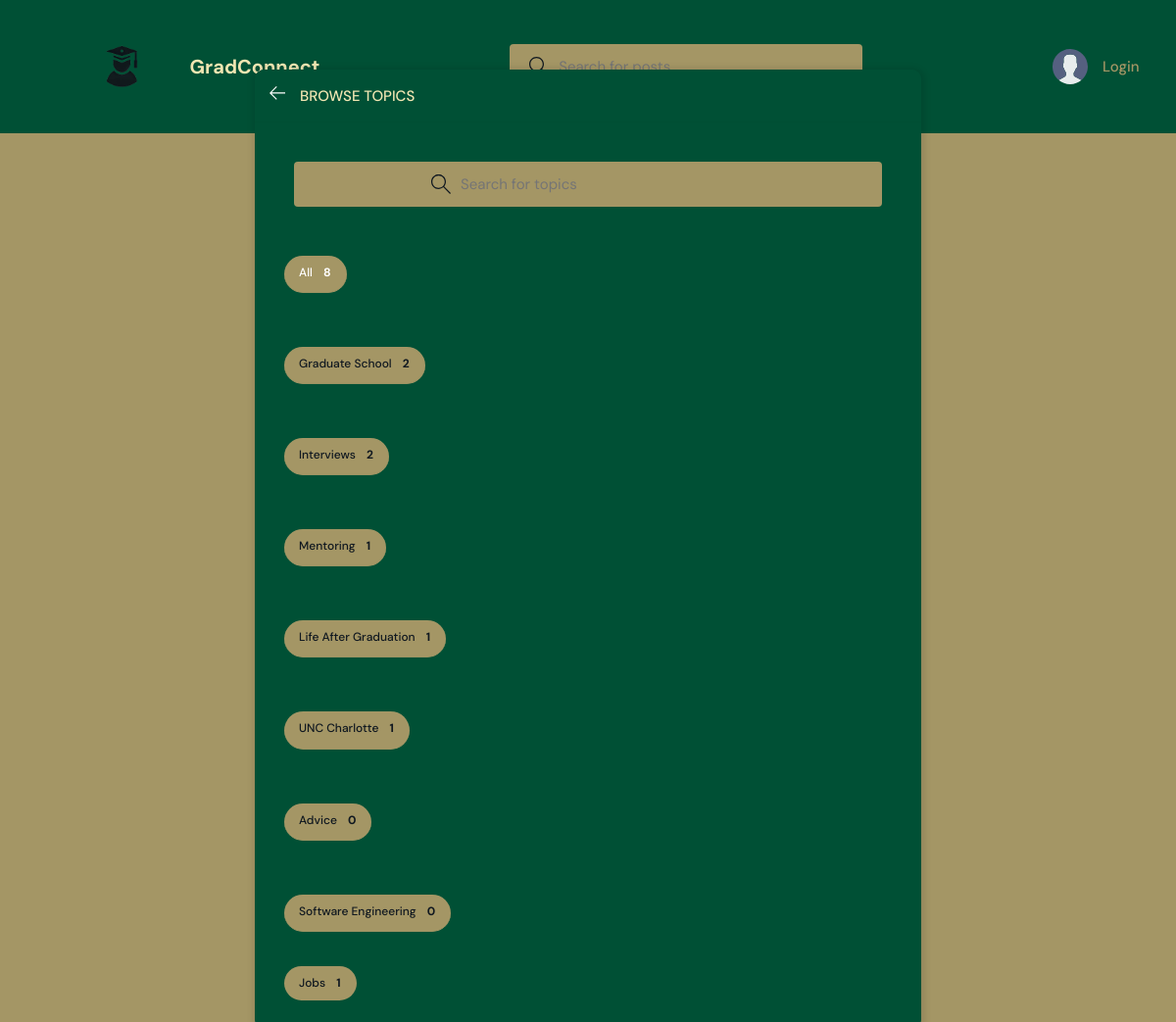
Page /topics/ on the committed database.
### base/models.py (models this page shows, shortened)
class Topic(models.Model):
    name = models.CharField(max_length=200)

### base/views.py (the view)
# urls.py: path('topics/', views.topicsPage, name="topics"),
def topicsPage(request):
    q = request.GET.get('q') if request.GET.get('q') != None else ''
    topics = Topic.objects.filter(name__icontains=q)
    return render(request, 'base/topics.html', {'topics': topics})

### base/templates/base/topics.html (shortened to what this page needs)
{% extends 'main.html' %}
{% block content %}
<main class="create-room layout">
  <div class="container">
    <div class="layout__box">
      <div class="layout__boxHeader">
        <div class="layout__boxTitle">
          <a href="{% url 'home' %}">
            <svg version="1.1" xmlns="http://www.w3.org/2000/svg" width="32" height="32" viewBox="0 0 32 32">
              <title>arrow-left</title>
              <path
                d="M13.723 2.286l-13.723 13.714 13.719 13.714 1.616-1.611-10.96-10.96h27.625v-2.286h-27.625l10.965-10.965-1.616-1.607z">
              </path>
            </svg>
          </a>
          <h3>Browse Topics</h3>
        </div>
      </div>
      <div class="topics-page layout__body">
        <form action="" method="GET" class="header__search">
          <label>
            <input name="q" placeholder="Search for topics" />
          </label>
        </form>
        <ul class="topics__list" id="topics_page">
          <li>
            <a href="{% url 'topics' %}" class="active">All <span>{{topics.count}}</span></a>
          </li>
          {% for topic in topics %}
          <li>
            <a href="{% url 'home' %}?q={{topic.name}}">{{ topic.name }} <span>{{topic.room_set.all.count}}</span></a>
          </li>
          {% endfor %}
        </ul>
      </div>
    </div>
  </div>
</main>
{% endblock content %}

### static/styles/style.css (style rules this page uses)
:root { --color-main: #FFFFFF; --color-main-light: #899064; --color-dark: #005035; --color-dark-medium: #A49665; --color-dark-light: #2a5b2e; --color-light: #F1E6B2; --color-gray: #8b8b8b; --color-light-gray: #101820; --color-bg: #A49665; --color-success: #5dd693; --color-error: #802F2D; }
* { font-family: "DM Sans", -apple-system, BlinkMacSystemFont, "Segoe UI", Roboto, Oxygen, Ubuntu, Cantarell, "Open Sans", "Helvetica Neue", sans-serif; margin: 0; padding: 0; box-sizing: border-box; text-rendering: optimizeLegibility; font-size: inherit; }
html { font-size: 56.25%; }
@media only screen and (min-width: 1200px) { html { font-size: 62.5%; } }
body { line-height: 1.6; font-weight: 400; font-size: 1.5rem; color: var(--color-light-gray); background-color: var(--color-bg); min-height: 100vh; }
a { display: inline-block; color: var(--color-main); text-decoration: none; }
.container { width: 90%; margin: auto; }
.header__search { display: flex; justify-content: center; align-items: center; margin: 20px auto; width: 100%; max-width: 800px; padding: 10px; }
.header__search > label { background-color: var(--color-bg); padding: 1.3rem 1rem; display: flex; align-items: center; justify-content: center; gap: 1rem; border-radius: 4px; }
.header__search svg { fill: var(--color-light-gray); width: 2rem; height: 2rem; margin-left: 1rem; }
.header__search input { width: 30rem; background: transparent; border: none; outline: none; color: var(--color-light-gray); }
.layout { margin-top: 2.4rem; }
.layout > .container { display: flex; justify-content: space-between; align-items: flex-start; }
.layout__box { width: 90%; max-width: 48rem; min-height: 40rem; position: absolute; top: 50%; left: 50%; transform: translate(-50%, -46%); background-color: var(--color-dark); border-radius: 1rem; box-shadow: 1px 1px 6px 3px rgba(0, 0, 0, 0.1); overflow: hidden; }
.layout__boxHeader { display: flex; padding: 1.5rem; background-color: var(--color-dark); }
.layout__boxTitle { display: flex; gap: 1.5rem; align-items: center; }
.layout__boxTitle h3 { text-transform: uppercase; font-weight: 500; color: var(--color-light); }
.layout__boxTitle svg { width: 1.6rem; height: 1.6rem; fill: var(--color-main); }
.layout__body { margin: 3rem; }
.topics__list { list-style: none; padding: 0; }
.topics__list li { margin-bottom: 1.5rem; }
.topics__list li a { display: inline-block; padding: 0.8rem 1.5rem; font-weight: 500; font-size: 1.2rem; color: var(--color-light-gray); background-color: var(--color-dark); border-radius: 30px; transition: color 0.3s ease-in-out; text-decoration: none; }
.topics__list li a.active, .topics__list li a:hover { color: #fff; }
.topics__list li a span { margin-left: 0.8rem; font-size: 1.2rem; font-weight: 700; letter-spacing: 1px; color: inherit; }
.topics-page .topics__list li:not(:last-child) a { margin: 2rem 0; padding-bottom: 1rem; text-decoration: none; border-bottom: 1px solid var(--color-dark-medium); }
.topics-page .header__search { display: block; }
.create-room.layout .layout__box { max-width: 68rem; }
#topics_page li a { background-color: var(--color-bg); }

### rows in the picture
Topic: name "Graduate School", room_set.all.count "2"
Topic: name "Interviews", room_set.all.count "2"
Topic: name "Mentoring", room_set.all.count "1"
Topic: name "Life After Graduation", room_set.all.count "1"
Topic: name "UNC Charlotte", room_set.all.count "1"
Topic: name "Advice", room_set.all.count "0"
Topic: name "Software Engineering", room_set.all.count "0"
Topic: name "Jobs", room_set.all.count "1"

### other values in the picture
{{ topics.count }} "8"
